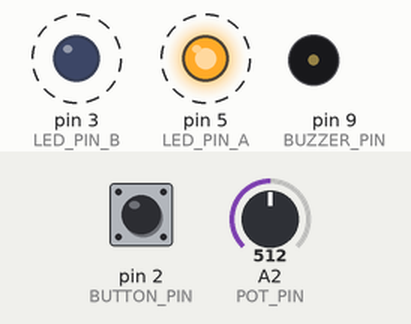
Recording of a sketch running on a simulated Arduino Uno, built with avr-gcc and run on an emulated ATmega328P. On the bench: output pins drawn as LEDs (lit = HIGH), buzzer (waves = sounding). Dashed ring = blinking. The test bench sets the inputs (shaded band); at power-on: A2 (POT_PIN) = 512, pin 2 (BUTTON_PIN) LOW.

Above: at 1.12 s.
1.3 s: A2 (POT_PIN) set to 0
2.9 s: pin 2 (BUTTON_PIN) pulled HIGH for 0.2 s
At 3.8 s:
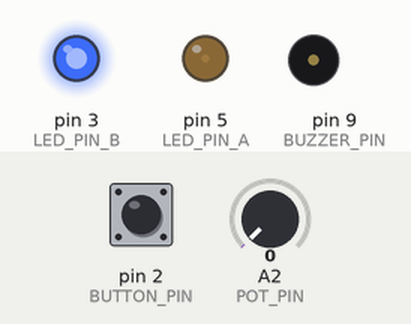
4.6 s: A2 (POT_PIN) set to 4
At 5.4 s:
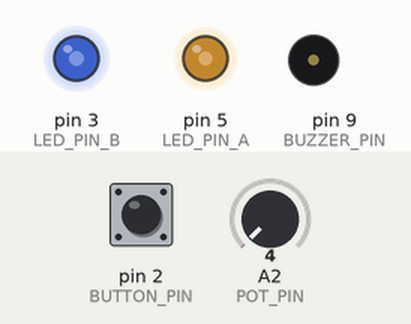
6.1 s: A2 (POT_PIN) set to 306
At 6.6 s:
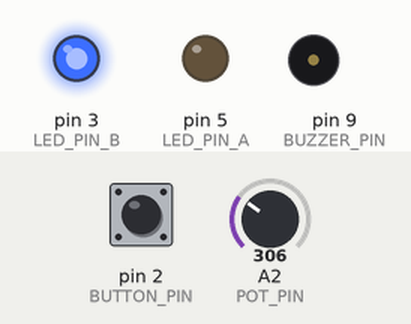
9.1 s: pin 2 (BUTTON_PIN) pulled HIGH for 1 s
At 10.0 s:
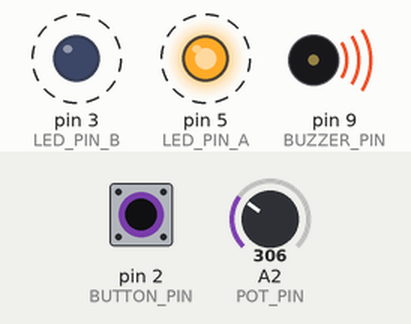
12.1 s: pin 2 (BUTTON_PIN) pulled HIGH for 3.2 s
At 12.25 s:
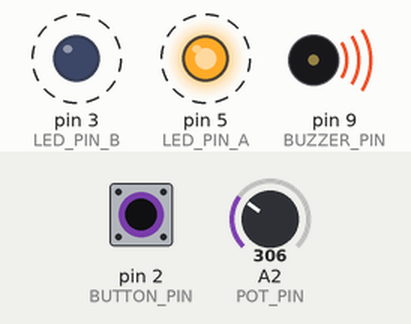
Timing chart, 0 to 17.8 s (numbered marks = the images above; inputs shaded):
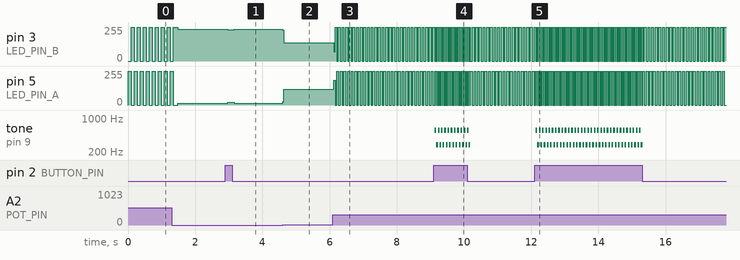

The sketch:

Police_weewoo_potentio.ino
```cpp
#include <math.h>

#define LED_PIN_A 5
#define LED_PIN_B 3
#define BUZZER_PIN 9
#define BUTTON_PIN 2
#define POT_PIN 2
#define PI 3.1415926535897932384626433832795

const int blinkDelayNormal = 180;
const int blinkDelayFast = 80;

int buttonState = 0;
float potVal = 0;

void setup() {
  pinMode(LED_PIN_A, OUTPUT);
  pinMode(LED_PIN_B, OUTPUT);
  pinMode(BUZZER_PIN, OUTPUT);
  pinMode(BUTTON_PIN, INPUT);
  Serial.begin(9600);
}

void loop() {
  buttonState = digitalRead(BUTTON_PIN);
  potVal = analogRead(POT_PIN) / 1024.;
  int toneFreq = 100 + round(600. * potVal);
  if (buttonState == HIGH) {
    tone(BUZZER_PIN, toneFreq * 2, 250);
    blink(blinkDelayFast);
    tone(BUZZER_PIN, toneFreq, 250);
    blink(blinkDelayFast);
  } else {
    noTone(BUZZER_PIN);
    blink(blinkDelayNormal);
  }
}

void blink(int blinkDelay) {
  int delayMs = round(blinkDelay * potVal);
  digitalWrite(LED_PIN_A, HIGH);
  digitalWrite(LED_PIN_B, LOW);
  delay(delayMs);
  digitalWrite(LED_PIN_A, LOW);
  digitalWrite(LED_PIN_B, HIGH);
  delay(delayMs);
}

void blinkAnalog(int blinkDelay) {
//  int intensity = sin(millis() % PI);
//  Serial.println(intensity);
  int delayMs = round(blinkDelay * potVal);
  int intensity = 256 - round(256. * potVal);
  Serial.println(intensity);
  analogWrite(LED_PIN_A, intensity);
  analogWrite(LED_PIN_B, LOW);
  delay(delayMs);
  analogWrite(LED_PIN_A, LOW);
  analogWrite(LED_PIN_B, intensity);
  delay(delayMs);
}
```

Measured:
- the behaviour switches between 2 and 3 on A2 (POT_PIN) (found by bisection; images 1 and 2)
- after the input at 2.9 s, pin 3 (LED_PIN_B): 240/255 → 233/255 after 0.06 s, → 240/255 0.20 s later; pin 5 (LED_PIN_A): 15/255 → 22/255 after 0.06 s, → 15/255 0.20 s later
- after the input at 4.6 s, pin 3 (LED_PIN_B): 240/255 → 138/255 at once; pin 5 (LED_PIN_A): 15/255 → 117/255 at once
- after the input at 6.1 s, pin 3 (LED_PIN_B): 138/255 → 69/255 at once, then repeats every 0.10 s: 255/255 0.05 s, 0/255 0.05 s; pin 5 (LED_PIN_A): 117/255 → 186/255 at once, then repeats every 0.10 s: 0/255 0.05 s, 255/255 0.05 s
- after the input at 9.1 s, pin 3 (LED_PIN_B), pin 5 (LED_PIN_A): alternates 255/255 for 0.02 s and 0/255 for 0.02 s, starting after 0.08 s; tone on pin 9 (BUZZER_PIN): silent → 558 Hz at once, then repeats every 0.10 s: 279 Hz 0.05 s, 558 Hz 0.05 s, until it stays silent from 10.2 s
- after the input at 12.1 s, pin 3 (LED_PIN_B), pin 5 (LED_PIN_A): alternates 255/255 for 0.02 s and 0/255 for 0.02 s, starting after 0.09 s; tone on pin 9 (BUZZER_PIN): silent → 558 Hz at once, then repeats every 0.10 s: 279 Hz 0.05 s, 558 Hz 0.05 s, until it stays silent from 15.3 s
